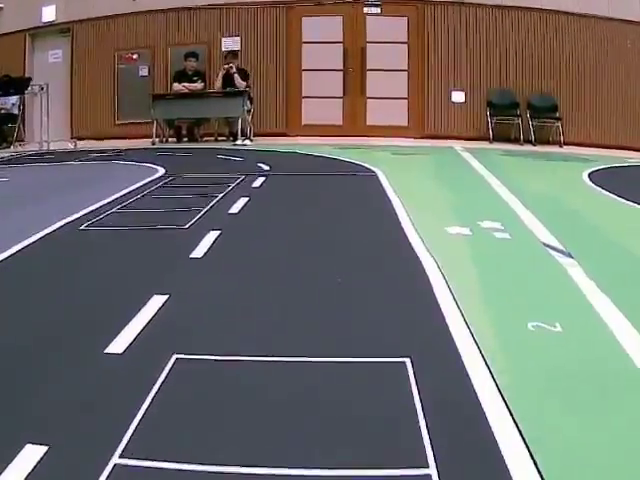
#> input picture frame 56 of video/dolbat_toyproject.mp4, 640 x 480 px
$ python 2026_final.py
#> lines starting #> are read from the running program, lines starting #| are printed output that depends on the picture; after the words box and inside, x2 and y2 are one past the last pixel; in counts of white or black regions, pixels touching at a corner belong together
import cv2
import numpy as np
import matplotlib
matplotlib.use("Agg")
import matplotlib.pyplot as plt
from matplotlib.backends.backend_agg import FigureCanvasAgg as FigureCanvas
from matplotlib.lines import Line2D
from scipy.optimize import fsolve
import warnings
import time
try:
    # NumPy >= 1.25
    from numpy.exceptions import RankWarning
except ImportError:
    # Backward compatibility for older NumPy versions
    from numpy import RankWarning
import math


#########################################################################################
# 플롯 세팅
###############################################################q##########################
fig, ax = plt.subplots(figsize=(8, 7), dpi=100, constrained_layout=False)


ax.grid(True)
ax.set_xlim(-1.2, 1.2)  # Lateral axis range
ax.set_ylim(0, 2.0+1.341)  # Forward axis range
ax.set_aspect('equal', adjustable='box')
fig.suptitle("Lane Points and Polynomial Fitting in Meter Coordinates", y=0.98)
ax.set_xlabel("Lateral Position (m)")
ax.set_ylabel("Forward Position (m)")

rear_axle_center_size = 0.07 # 차량의 후륜축 중심 위치로 설정할 네모
rear_axle_center = plt.Rectangle((-0.5*rear_axle_center_size, 0), rear_axle_center_size, rear_axle_center_size, linewidth=1, edgecolor='purple', facecolor='purple')
ax.add_patch(rear_axle_center)
ax.plot([], [], 's', color="purple", label= "rear_axle_center")


L_scatter, = ax.plot([], [], 'bo', label="Left Lane Points") # 플롯에 데이터 포인트 그리기
L_fit_line, = ax.plot([], [], '-', color="blue", label= "Left Lane Fitting")

R_scatter, = ax.plot([], [], 'ro', label="Right Lane Points")
R_fit_line, = ax.plot([], [], '-', color="red", label= "Right Lane Fitting")


p_scatter, = ax.plot([], [], 'o', color = 'green', label="Path Points")
p_fit_line, = ax.plot([], [], '-', color="green", label= "Path Fitting")

nv_p_scatter, = ax.plot([], [], 'o', color = 'black', label="nv Path Points")
nv_fit_line, = ax.plot([], [], '-', color="black", label= "nv Path Fitting")

Lookahead_point, = ax.plot([], [], 'o', color='orange', markeredgecolor='black', markersize=10, label="Lookahead Point")


plt.subplots_adjust(left=0.07, right=0.58)
steering_text = ax.text(
    1.38, 0.30, "steering angle (deg)\nN/A",
    transform=ax.transAxes,
    ha='left', va='top', fontsize=10,
    bbox=dict(boxstyle='round,pad=0.4', facecolor='white', edgecolor='black', alpha=0.9)
)
fps_text = fig.text(
    0.98, 0.98, "FPS: --.-",
    transform=fig.transFigure,
    ha='right', va='top', fontsize=10,
    bbox=dict(boxstyle='round,pad=0.3', facecolor='white', edgecolor='black', alpha=0.9)
)
lookahead_circle = plt.Circle(
    (0, 0), 2.5, fill=False, edgecolor='gray', linestyle='--', linewidth=1.5, alpha=0.9
)
ax.add_patch(lookahead_circle)
ld_legend_handle = Line2D([0], [0], color='gray', linestyle='--', linewidth=1.5, label='Lookahead Distance')
legend_handles, legend_labels = ax.get_legend_handles_labels()
legend_handles.append(ld_legend_handle)
legend_labels.append("Lookahead Distance")
if "Lookahead Point" in legend_labels and "Lookahead Distance" in legend_labels:
    lp_idx = legend_labels.index("Lookahead Point")
    ld_idx = legend_labels.index("Lookahead Distance")
    legend_handles[lp_idx], legend_handles[ld_idx] = legend_handles[ld_idx], legend_handles[lp_idx]
    legend_labels[lp_idx], legend_labels[ld_idx] = legend_labels[ld_idx], legend_labels[lp_idx]
ax.legend(legend_handles, legend_labels, loc='upper left', bbox_to_anchor=(1.38, 1), borderaxespad=0.)


#########################################################################################
# 픽셀 좌표계에서 차량의 위치(541/2, 480)가 미터 좌표계 (0, 0)에 대응하게 설정
#########################################################################################
origin_x, origin_y = (569-28) / 2, 480  # 미터 좌표계에서 원점이 될 픽셀 좌표.

actuaL_lane_width = 0.85  # 차선 간격의 실제 길이 (단위: m)
lane_pixel_width = 569-28    # 차선 간격의 픽셀 길이
S_x = actuaL_lane_width / lane_pixel_width  # X축 변환 비율

actuaL_lane_length = 0.5  # 차선 길이의 실제 길이 (단위: m)
lane_pixel_length = 247-123    # 차선 길이의 픽셀 길이
S_y = actuaL_lane_length / lane_pixel_length  # Y축 변환 비율


def pixeL_to_meter(x_pixel, y_pixel, origin_x, origin_y, S_x, S_y):
    x_meter = (x_pixel - origin_x) * S_x
    y_meter = (origin_y - y_pixel) * S_y
    return y_meter, -x_meter # 차량 기준 좌표(전방/좌우)로 맞추기 위해 축 회전/부호 변환한 결과

def vehicle_to_plot_coords(x_vehicle, y_vehicle):
    # Vehicle frame (forward=x, lateral=y) -> plot frame (x=-lateral, y=forward)
    return -y_vehicle, x_vehicle


#########################################################################################
# 영상 전처리 (BEV -> 흑백 -> 블러 -> 이진화)
#########################################################################################
def Bev_Gray_Blurred_Binary_transform(frame):
    height, width = frame.shape[:2]
    src_pts = np.float32([[10, 450], [540, 430], [435, 240], [190, 240]])
    dst_pts = np.float32([[0, height], [width, height], [width, 0], [0, 0]])
    bev_matrix = cv2.getPerspectiveTransform(src_pts, dst_pts)
    bev_frame = cv2.warpPerspective(frame, bev_matrix, (width, height)) # bev
    gray_frame = cv2.cvtColor(bev_frame, cv2.COLOR_BGR2GRAY) # 흑백 변환
    blurred_frame = cv2.GaussianBlur(gray_frame, (19, 19), 0) # 가우시안 블러
    ret, binary_frame = cv2.threshold(blurred_frame, 225, 255, cv2.THRESH_BINARY) # 이진화 적용
    return  binary_frame


#########################################################################################
# 히스토그램
########################################################################################
def histogram_argmax(frame): # 영상 하단 흰 픽셀의 히스토그램을 기반으로 초기 차선 위치 탐색
    histogram = np.sum(frame[int(1.15 * frame.shape[0] / 3):, :], axis=0)
    midpoint = int(histogram.shape[0] / 2)
    L_x_hist_argmax = np.argmax(histogram[:midpoint:])
    R_x_hist_argmax = np.argmax(histogram[midpoint:]) + midpoint

    R_x_threshold = int(1.6 * histogram.shape[0] / 3) # 우측 히스토그램 맥스 지점이 지정된 범위 안에 있는지 확인
    L_x_threshold = int(1* histogram.shape[0] / 3) # 좌측 히스토그램 맥스 지점이 지정된 범위 안에 있는지 확인

    return histogram, L_x_hist_argmax, R_x_hist_argmax, L_x_threshold, R_x_threshold


def histogram_to_image(histogram, L_peak_x, R_peak_x, L_threshold, R_threshold, height=260):
    hist = np.asarray(histogram, dtype=np.float32)
    width = hist.shape[0]
    hist_img = np.zeros((height, width, 3), dtype=np.uint8)

    if hist.max() > 0:
        norm = (hist / hist.max()) * (height - 20)
        y_vals = (height - 1 - norm).astype(np.int32)
        pts = np.column_stack((np.arange(width, dtype=np.int32), y_vals))
        cv2.polylines(hist_img, [pts], isClosed=False, color=(180, 180, 180), thickness=1)

        cv2.line(hist_img, (L_threshold, 0), (L_threshold, height - 1), (255, 0, 0), 1)
        cv2.line(hist_img, (R_threshold, 0), (R_threshold, height - 1), (0, 0, 255), 1)

        if 0 <= L_peak_x < width:
            cv2.circle(hist_img, (L_peak_x, y_vals[L_peak_x]), 4, (255, 0, 0), -1)
        if 0 <= R_peak_x < width:
            cv2.circle(hist_img, (R_peak_x, y_vals[R_peak_x]), 4, (0, 0, 255), -1)

    cv2.putText(hist_img, "Histogram", (10, 22), cv2.FONT_HERSHEY_SIMPLEX, 0.6, (220, 220, 220), 1, cv2.LINE_AA)
    return hist_img


#########################################################################################
# 윈도우 관련 파라미터, 함수 설정
#########################################################################################
R_num_windows = 25
L_num_windows = 6

R_margin = 60
L_margin = 150

min_points = 10

R_consistency_threshold = 560 # 프레임 간 차선 위치 변경 허용 범위
L_consistency_threshold = 600

L_win_x_prev = None # 첫번째 프레임의 차선 위치 초기화
R_win_x_prev = None

def window_info(frame, num_windows, window, win_x_current, margin):
    window_height = int(frame.shape[0] / num_windows)
    win_y_low = preprocessed_frame.shape[0] - (window + 1) * window_height
    win_y_high = preprocessed_frame.shape[0] - window * window_height
    win_x_low = max(0, win_x_current - margin)
    win_x_high = min(preprocessed_frame.shape[1], win_x_current + margin)
    win_indices = np.column_stack(np.where(frame[win_y_low:win_y_high, win_x_low:win_x_high] > 0))

    if len(win_indices) == 0: # 흰 픽셀이 없을 경우
        return window_height, win_y_low, win_y_high, win_x_low, win_x_high, win_indices, None, None
    win_x_mean = int(np.mean([win_x_low + idx[1] for idx in win_indices])) # 평균 (윈도우의 왼쪽 경계의 x축 좌표 + 윈도우 내에서 탐지되는 데이터의 '상대적인' x축 좌표. 이때 상대적이라는 것은 윈도우 왼쪽 경계의 x축 좌표를 0으로 바라보고 구했다는 의미이다.)
    win_y_mean = int(np.mean([win_y_low + idx[0] for idx in win_indices])) # 평균 (윈도우 아래 경계의 y축 좌표+ 윈도우 내에서 탐지되는 데이터의 '상대적인' y축 좌표)
    return window_height, win_y_low, win_y_high, win_x_low, win_x_high, win_indices, win_x_mean, win_y_mean


#########################################################################################
# 피팅 함수 설정
# Polyfit 경고를 무시하도록 설정
warnings.filterwarnings('ignore', category=RankWarning)
#########################################################################################
def R_Polyft_Plotting(R_points_meter_list, R_scatter, R_fit_line):
    R_x, R_y = zip(*R_points_meter_list)
    R_plot_x, R_plot_y = vehicle_to_plot_coords(np.array(R_x), np.array(R_y))
    R_scatter.set_data(R_plot_x, R_plot_y)
    # 일반 다항식 피팅 (3차 다항식)
    R_coeff = np.polyfit(R_x, R_y, 3)
    R_poly_func = np.poly1d(R_coeff)
    # x 범위에 대한 피팅된 y 값 계산
    R_x_fit = np.linspace(min(R_x), max(R_x), 300)
    R_y_fit = R_poly_func(R_x_fit)


    R_fit_plot_x, R_fit_plot_y = vehicle_to_plot_coords(R_x_fit, R_y_fit)
    R_fit_line.set_data(R_fit_plot_x, R_fit_plot_y)
    return R_poly_func


# [16 lines left out: function L_Polyft_Plotting, not called in this run]


def p_Polyft_Plotting(p_list, p_scatter, p_fit_line):
    if len(p_list) ==0:
        return None
    p_x, p_y = zip(*p_list)
    p_plot_x, p_plot_y = vehicle_to_plot_coords(np.array(p_x), np.array(p_y))
    p_scatter.set_data(p_plot_x, p_plot_y)
    # 일반 다항식 피팅 (3차 다항식)
    p_coeff = np.polyfit(p_x, p_y, 3)
    p_poly_func = np.poly1d(p_coeff)
    # x 범위에 대한 피팅된 y 값 계산
    p_x_fit = np.linspace(min(p_x), max(p_x), 300)
    p_y_fit = p_poly_func(p_x_fit)
    p_fit_plot_x, p_fit_plot_y = vehicle_to_plot_coords(p_x_fit, p_y_fit)
    p_fit_line.set_data(p_fit_plot_x, p_fit_plot_y)
    return p_poly_func


def nv_p_Polyft_Plotting(nv_p_list, nv_p_scatter, nv_fit_line, N):
    if len(nv_p_list) == 0:
        return None
    global nv_p_x
    nv_p_x, nv_p_y = zip(*nv_p_list)
    nv_plot_x, nv_plot_y = vehicle_to_plot_coords(np.array(nv_p_x), np.array(nv_p_y))
    nv_p_scatter.set_data(nv_plot_x, nv_plot_y)
    # 일반 다항식 피팅 (3차 다항식)
    nv_p_coeff = np.polyfit(nv_p_x, nv_p_y, N)
    nv_p_poly_func = np.poly1d(nv_p_coeff)

    nv_p_x_fit = np.linspace(min(nv_p_x), max(nv_p_x), 300) # 임의의 x범위 설정
    nv_p_y_fit = nv_p_poly_func(nv_p_x_fit) # x 범위에 대한 피팅된 y 값 계산


    nv_fit_plot_x, nv_fit_plot_y = vehicle_to_plot_coords(nv_p_x_fit, nv_p_y_fit)
    nv_fit_line.set_data(nv_fit_plot_x, nv_fit_plot_y)
    return nv_p_poly_func


# #########################################################################################
# # 중심과 반지름이 (a,b), r인 원과 차선경로 피팅함수와의 교점(룩어헤드 포인트)을 계산하는 함수
# #########################################################################################
Ld = 2.5
def lookahead_point_cal (a, b, r, nv_p_poly_func, nv_p_list):
    def circle_equation (x, r):
        return (x-a)**2 + (nv_p_poly_func(x)-b)**2 -r**2

    # 초기화
    if len (nv_p_list) == 0: return []
    x_nv_p_list = list(zip(*nv_p_list))[0]
    lookahead_point_list = []


    x_sol = fsolve(circle_equation, x_nv_p_list, args=(Ld,)) # 반지름 길이가 Ld일 때, 교점의 x좌표인 x_sol 찾기


    if len(x_sol) > 0 and not np.isnan(x_sol).any(): # x_sol이 존재하면
        x_sol = [x for x in x_sol if x > 0]
        y_sol = nv_p_poly_func(x_sol)
        lookahead_point_list.append((x_sol, y_sol))


    else: # x_sol이 존재 안 하면
    # 반지름 길이 r 늘릴 반복문
        max_r = 10.0   # 최대 탐색 반지름
        for i in np.arange(r, max_r, 1.0):  # r → max_r까지 1씩 증가
            x_sol = fsolve(circle_equation, x_nv_p_list, args=(i,))
            if len(x_sol) > 0 and not np.isnan(x_sol).any():
                y_sol = nv_p_poly_func(x_sol)
                lookahead_point_list.append((x_sol, y_sol))
                break

    return lookahead_point_list


#########################################################################################
# 차량의 정면방향과 룩어헤드 포인트 방향 사이의 사이각 계산
#########################################################################################

car_direcrtion_vec = [1, 0]
def lookahead_point_vec_cal (a, b): # 룩어헤드 포인트 좌표 (a, b)
    # lookahead_point_vec = [a-1.341, b-0]
    lookahead_point_vec = [a[0]-1.341, b[0]-0]
    return lookahead_point_vec


def angle_between_vectors(vec1, vec2): # 입력할 순서는 차량 직선방향, 룩어헤드 포인트
    dot_product = np.dot(vec1, vec2) # 내적
    magnitude1 = np.linalg.norm(vec1) # 두 벡터의 크기 계산
    magnitude2 = np.linalg.norm(vec2)

    cos_theta = dot_product / (magnitude1 * magnitude2) # 두 벡터 사이의 코사인 값 계산
    angle_radians = np.arccos(np.clip(cos_theta, -1.0, 1.0)) # 코사인 값을 이용해 각도 계산 (라디안 단위) # np.clip이 코사인 값을 -1 ~ 1 범위로 제한

    if vec2[1] <0: # 룩어헤드 포인트 벡터의 y좌표가 차량직선방향의 y좌표인 0보다 작다면 우회전 필요상황
        angle_radians *= -1 # 우회전 필요상황에선 조향각의 라디안 값이 음수로 나오게

    return angle_radians


#########################################################################################
# 조향각 계산
#########################################################################################
L = 0.55 # 휠 베이스
def delta_raidians_cal (alpha_radians):
    delta_radians = math.atan (2*L*math.sin(alpha_radians) / Ld)
    return delta_radians


#########################################################################################
# 차선 평행이동 시킨 점들로 리스트 만들기 위해
# 접선벡터에 수직인 단위벡터를 구하고, 그 값에 평행이동 거리(0.425m)를 반영해 경로점 생성
#########################################################################################

def R_normal_vector_cal(point, R_poly_func): # 오른쪽 차선함수의 접선벡터에 수직인 단위벡터
    R_poly_prime = np.polyder(R_poly_func)  # 도함수

    R_tangent_slope = R_poly_prime(point) # point에서 접선 벡터의 미분값 구하기
    R_tangent_vector = np.array([1, R_tangent_slope]) # 접선 벡터

    R_normal_vector = np.array([-R_tangent_slope, 1]) # 접선 벡터에 수직인 법선 벡터
    R_normal_vector = R_normal_vector / np.linalg.norm(R_normal_vector)  # 단위 벡터로 변환
    R_normal_vector *= 0.425

    return R_normal_vector


# [11 lines left out: function L_normal_vector_cal, not called in this run]


#########################################################################################
# 윈도우 제작 후 프레임 반복 시작
#########################################################################################
cap = cv2.VideoCapture("video/dolbat_toyproject.mp4")

#########################################################################################
## 디버깅용
# total_frames = int(cap.get(cv2.CAP_PROP_FRAME_COUNT))
# start_frame = int(total_frames * 90/100)
# cap.set(cv2.CAP_PROP_POS_FRAMES, start_frame)
# ## 디버깅용
#########################################################################################

if not cap.isOpened():
    print("Error: Cannot open video file.")
    exit()

cv2.namedWindow("Polynomial Fit Plot", cv2.WINDOW_NORMAL)
cv2.resizeWindow("Polynomial Fit Plot", 800, 700)
cv2.namedWindow("Histogram", cv2.WINDOW_NORMAL)
cv2.resizeWindow("Histogram", 800, 260)
canvas = FigureCanvas(fig) # FigureCanvas 객체는 한 번만 생성
canvas_width, canvas_height = canvas.get_width_height()
plot_shape = (canvas_height, canvas_width, 4)
paused = False
prev_frame_time = None
smoothed_fps = 0.0

while True:
    if not paused:
        ret, frame = cap.read()
#> frame is the input picture: shape (480, 640, 3); mean B, G, R 106.4, 111.7, 112.1
        if not ret:
            break
        now = time.perf_counter()
        if prev_frame_time is not None:
            dt = now - prev_frame_time
            if dt > 1e-6:
                instant_fps = 1.0 / dt
                smoothed_fps = instant_fps if smoothed_fps == 0.0 else (0.9 * smoothed_fps + 0.1 * instant_fps)
        prev_frame_time = now
    fps_text.set_text(f"FPS: {smoothed_fps:.1f}")
    steering_text.set_text("steering angle (deg)\nN/A")
    lookahead_circle.set_radius(Ld)
    Lookahead_point.set_data([], [])
    height, width = frame.shape[:2] # 높이 너비 채널 중 높이 너비만


    # 프레임 처리
    preprocessed_frame = Bev_Gray_Blurred_Binary_transform(frame) # 영상 전처리
#> in Bev_Gray_Blurred_Binary_transform, `bev_frame = cv2.warpPerspective(frame, bev_matrix, (width, height))`:
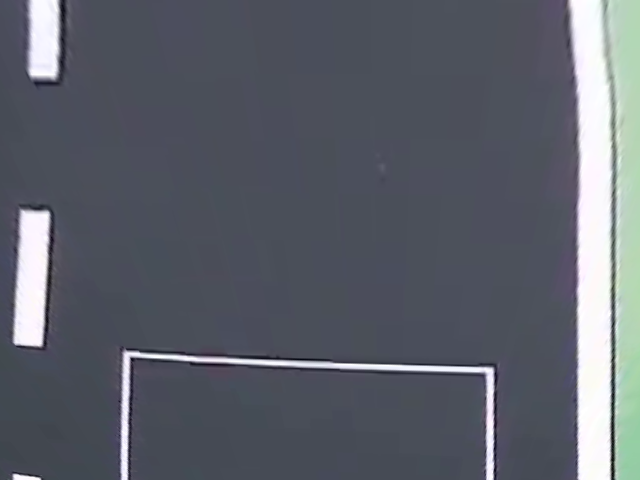
#> bev_frame: shape (480, 640, 3); mean B, G, R 106.7, 97.2, 92.9
#> in Bev_Gray_Blurred_Binary_transform, `blurred_frame = cv2.GaussianBlur(gray_frame, (19, 19), 0)`:
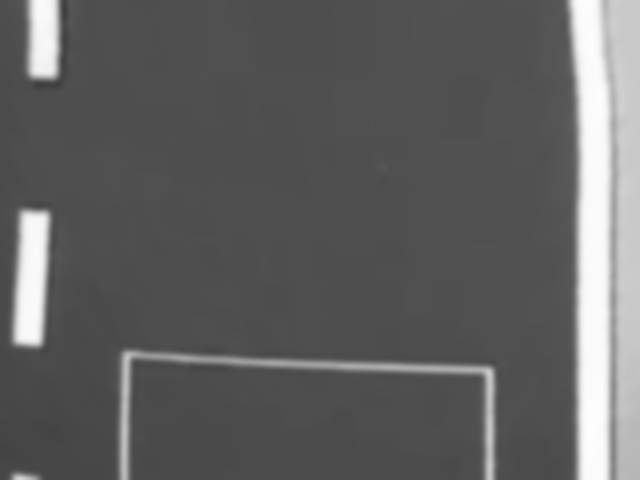
#> blurred_frame: shape (480, 640); min 62, max 253, mean 97
#> in Bev_Gray_Blurred_Binary_transform, `ret, binary_frame = cv2.threshold(blurred_frame, 225, 255, cv2.THRESH_..`:
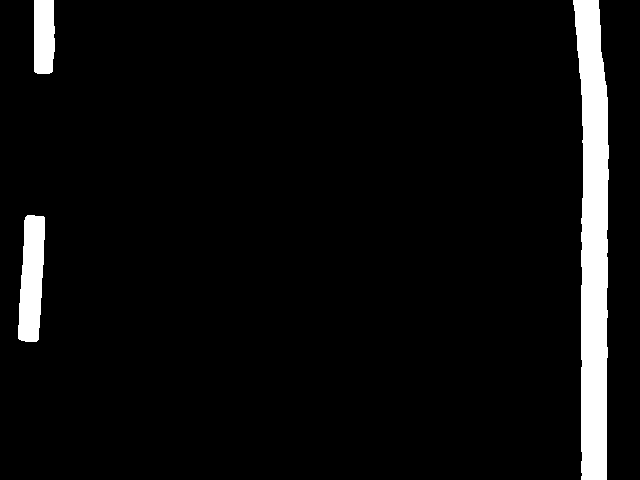
#> binary_frame: shape (480, 640); 5.4% white; 3 white regions, box (x1, y1, x2, y2) and area: (573, 0, 609, 480) 12352, (18, 215, 45, 342) 2655, (34, 0, 55, 74) 1479
    histogram, L_x_hist_argmax, R_x_hist_argmax, L_x_threshold, R_x_threshold = histogram_argmax (preprocessed_frame) # 히스토그램 계산
#> in histogram_argmax, `histogram = np.sum(frame[int(1.15 * frame.shape[0] / 3):, :], axis=0)`: histogram = 640 values, max 75480 at index 583, min 0 at index 0, mean 4127.8
#> in histogram_argmax, `L_x_hist_argmax = np.argmax(histogram[:midpoint:])`: L_x_hist_argmax = 27
#> in histogram_argmax, `R_x_hist_argmax = np.argmax(histogram[midpoint:]) + midpoint`: R_x_hist_argmax = 583
#> L_x_hist_argmax = 27; R_x_hist_argmax = 583; L_x_threshold = 213; R_x_threshold = 341
    histogram_img = histogram_to_image(histogram, L_x_hist_argmax, R_x_hist_argmax, L_x_threshold, R_x_threshold)
#> in histogram_to_image, `hist = np.asarray(histogram, dtype=np.float32)`: hist has the same summary as histogram in histogram_argmax
#> in histogram_to_image, `norm = (hist / hist.max()) * (height - 20)`: norm = 640 values, max 240 at index 583, min 0 at index 0, mean 13.12
#> in histogram_to_image, `y_vals = (height - 1 - norm).astype(np.int32)`: y_vals = 640 values, max 259 at index 0, min 19 at index 583, mean 245.9
#> in histogram_to_image, `pts = np.column_stack((np.arange(width, dtype=np.int32), y_vals))`: pts = 640 pairs, first value 0 to 639, second value 19 to 259
#> in histogram_to_image, `cv2.polylines(hist_img, [pts], isClosed=False, color=(180, 180, 180), ..`:
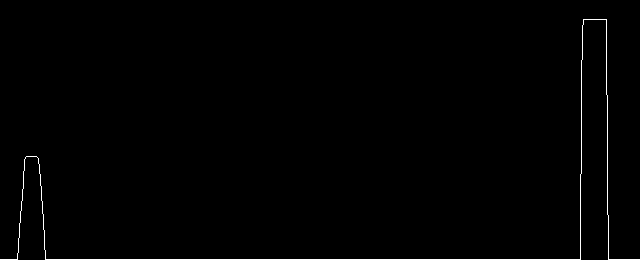
#> hist_img: shape (260, 640, 3); values 0 (black) and 180 (white), 0.78% white in thin lines or dots
#> in histogram_to_image, `cv2.putText(hist_img, "Histogram", (10, 22), cv2.FONT_HERSHEY_SIMPLEX,..`:
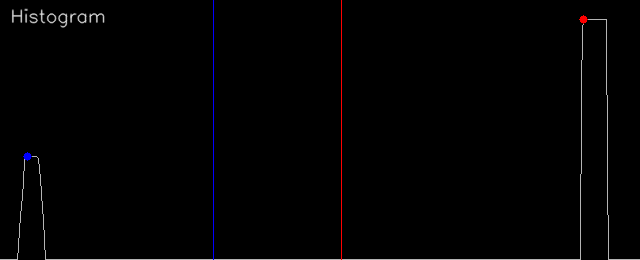
#> hist_img: shape (260, 640, 3); mean of channels 0, 1, 2 2.3, 1.8, 2.3; drawn as B, G, R
    result_frame = np.dstack((preprocessed_frame, preprocessed_frame, preprocessed_frame)) # 윈도우와 데이터 포인트를 컬러로 쌓을 거라서 컬러 채널화

    # 초기화
    L_win_x_prev = L_x_hist_argmax if L_win_x_prev is None else L_win_x_prev # 첫 프레임일 때는 이전 프레임값은 없으니 hist_argmax 값을 배정함.
#> L_win_x_prev = 27
#> (the rest of the program and of its run is left out)
